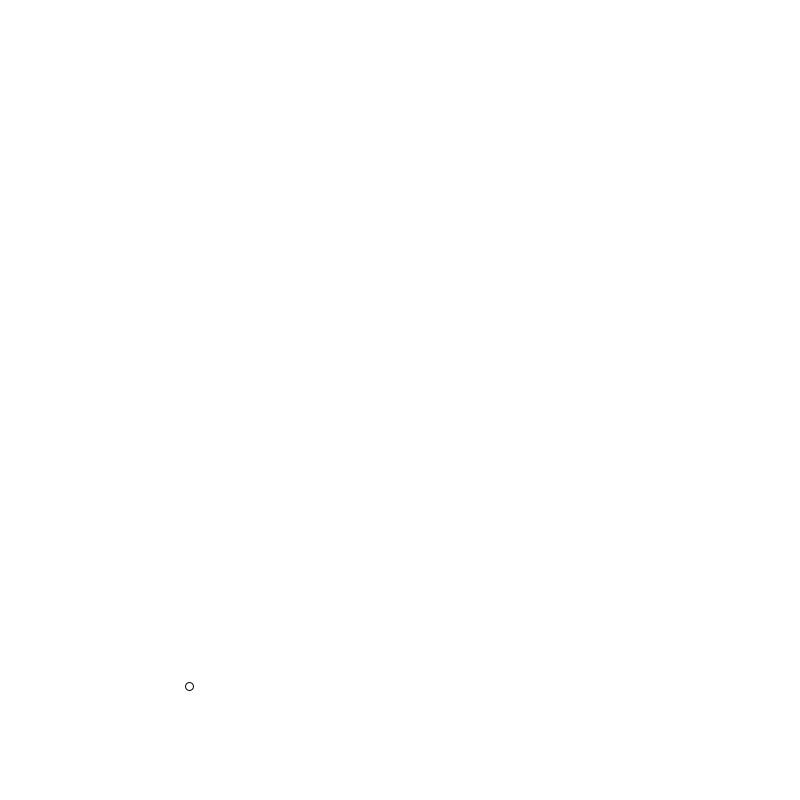
Frame 1 (no input)
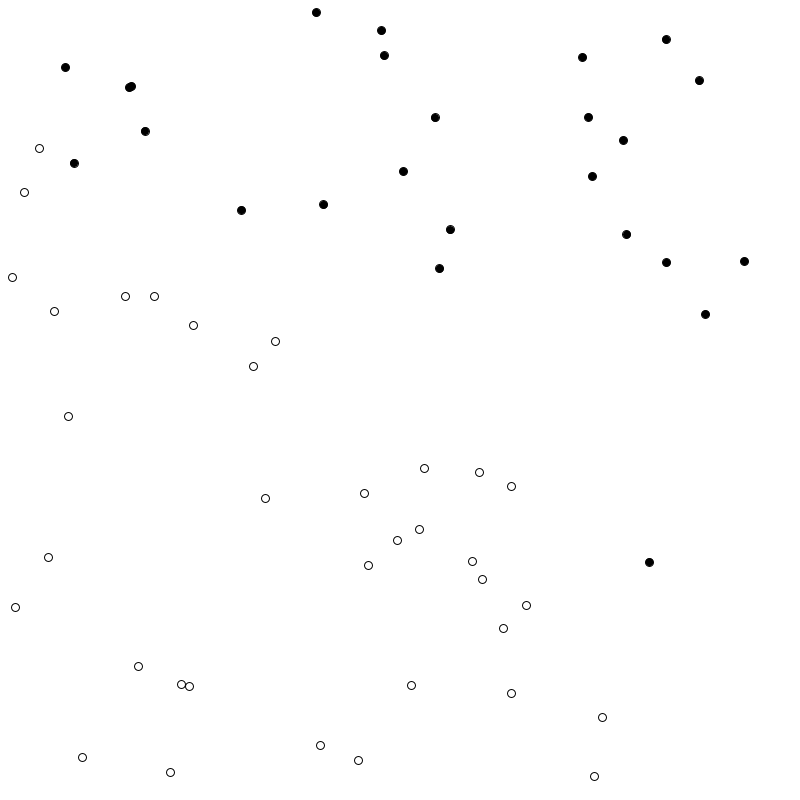
Frame 60 (the mouse pressed at the canvas centre just before this capture)
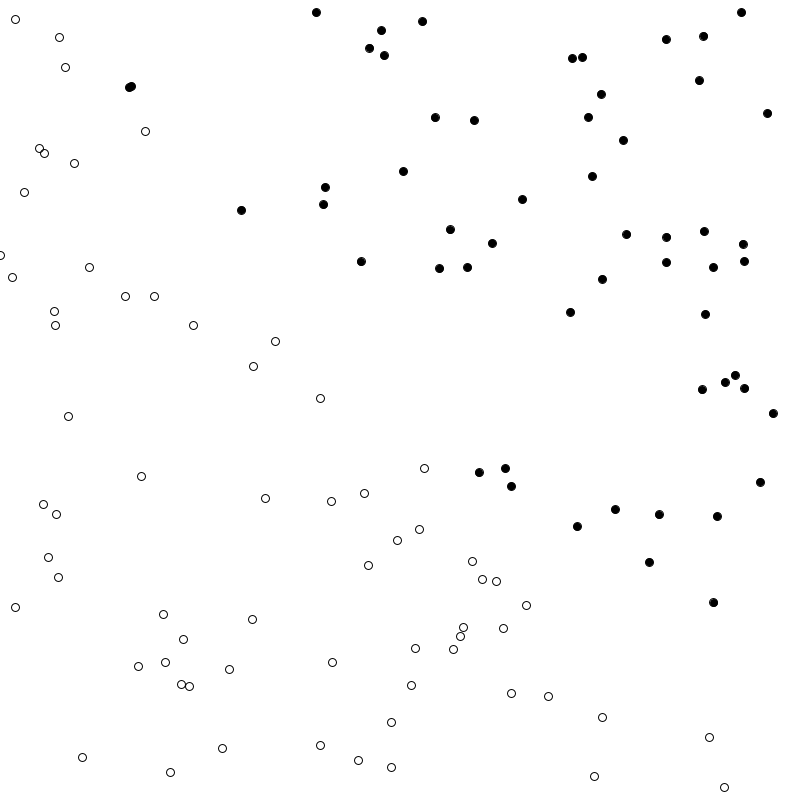
Frame 120 (the mouse held since frame 60 and released just before this capture)

The Processing sketch that drew these frames (run headless with seeded random() and noise(); from frame 60 on, the mouse is pressed at the canvas centre):

// Processing sketch: SimpleNN
// ── SimpleNN.pde
// a very simple nerv network to identify weather a point is above a line or not.

Perceptron ptron;
Trainer[] training = new Trainer[2000];
int count = 0;

// define a linear function (a line).
float f(float x) {
  return x + 1;
}

void setup() {
  size(800, 800);
  ptron = new Perceptron(3);    // define a perceptron with 3 inputs.
  
  for (int i = 0; i < training.length; i++) {
    // create a random point somewhere on the canvas
    float x = random(-width/2, width/2);
    float y = random(-height/2, height/2);

    // we'll give the correct answer, as training data..
    int answer = 1;
    if (y < f(x)) answer = -1;
    // and store into this array..
    training[i] = new Trainer(x, y, answer);
  }
}

//
void draw() {
  background(255);
  translate(width/2, height/2);
  ptron.train(training[count].inputs, training[count].answer);
  count = (count + 1) % training.length;     // when count exceeds training.length, count come back to zero.
  
  for (int i = 0; i < count; i++) {
    stroke(0);
    int guess = ptron.feedforward(training[i].inputs);
    if (guess > 0) noFill();
    else           fill(0);
    ellipse(training[i].inputs[0], training[i].inputs[1], 8, 8);
  }
}
// ── Percepron.pde
// a Perception nerual cell(unit).

class Perceptron {
  float[] weights;
  float c = 0.01;
  
  // constructor.
  // n: num of inputs.
  Perceptron (int n) {
    weights = new float[n];
    for (int i = 0; i < weights.length; i++) {
      weights[i] = random(-1, 1);
    }
  }
  
  // adopt some inputs and gen output.
  int feedforward(float[] inputs) {
    float sum = 0;
    for (int i = 0; i < weights.length; i++) {
      sum += inputs[i]*weights[i];
    }
    return activate(sum);
  }
  
  int activate(float sum) {
    if (sum > 0) return 1;
    else         return 0;
  }
  
  // a training function. using known inputs and
  // answer to train a Perception's weight.
  void train(float[] inputs, int desired) {
    int guess = feedforward(inputs);
    float error = desired - guess;
    for (int i = 0; i < weights.length; i++) {
      weights[i] += c * error * inputs[i];
    }
  }
}
// ── Trainer.pde
// a trainer obj stores a training data, consists of input and 
// desired answer.
class Trainer {
  float[] inputs;
  int answer;
  

  // constructor
  Trainer(float x, float y, int a) {
    inputs = new float[3];
    inputs[0] = x;
    inputs[1] = y;
    inputs[2] = 1;
    answer = a;
  }
}
